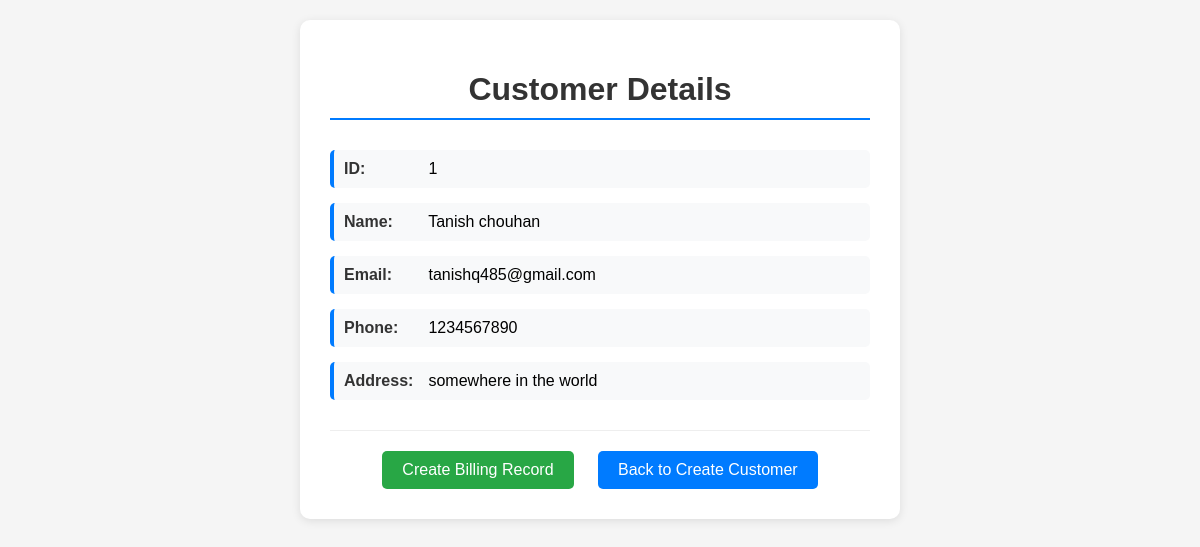
The page /customer/customer/1/ on the database its author committed.
### customerapp/models.py (models this page shows)
class Customer(models.Model):
    name = models.CharField(max_length=100)
    email = models.EmailField(unique=True)
    phone = models.CharField(max_length=15, unique=True)
    address = models.TextField()

### customerapp/views.py (the view)
# urls.py: path('customer/<int:customer_id>/', get_customer, name='get_customer'),
def get_customer(request, customer_id):
    customer = get_object_or_404(Customer, id=customer_id)
    return render(request, 'customer_detail.html', {'customer': customer})

### customerapp/templates/customer_detail.html (shortened to what this page needs)
<!DOCTYPE html>
<html lang="en">
<head>
</head>
<body>
    <div class="container">
        <h1>Customer Details</h1>
        <div class="customer-info">
            <div class="info-item">
                <strong>ID:</strong> {{ customer.id }}
            </div>
            <div class="info-item">
                <strong>Name:</strong> {{ customer.name }}
            </div>
            <div class="info-item">
                <strong>Email:</strong> {{ customer.email }}
            </div>
            <div class="info-item">
                <strong>Phone:</strong> {{ customer.phone }}
            </div>
            <div class="info-item">
                <strong>Address:</strong> {{ customer.address }}
            </div>
        </div>
        <div class="actions">
            <a href="{% url 'create_record' customer.id %}" class="btn btn-secondary">Create Billing Record</a>
            <a href="{% url 'create_customer' %}" class="btn">Back to Create Customer</a>
        </div>
    </div>
</body>
</html>

### customerapp/templates/customer_detail.html (style rules this page uses)
body { font-family: Arial, sans-serif; max-width: 600px; margin: 0 auto; padding: 20px; background-color: #f5f5f5; }
.container { background-color: white; padding: 30px; border-radius: 10px; box-shadow: 0 2px 10px rgba(0,0,0,0.1); }
h1 { color: #333; text-align: center; margin-bottom: 30px; border-bottom: 2px solid #007bff; padding-bottom: 10px; }
.customer-info { margin-bottom: 20px; }
.info-item { margin-bottom: 15px; padding: 10px; background-color: #f8f9fa; border-left: 4px solid #007bff; border-radius: 5px; }
.info-item strong { color: #333; display: inline-block; min-width: 80px; }
.actions { text-align: center; margin-top: 30px; padding-top: 20px; border-top: 1px solid #eee; }
.btn { display: inline-block; padding: 10px 20px; margin: 0 10px; background-color: #007bff; color: white; text-decoration: none; border-radius: 5px; border: none; cursor: pointer; }
.btn-secondary { background-color: #28a745; }

### rows shown on the page
Customer: id "1", name "Tanish chouhan", email "tanishq485@gmail.com", phone "1234567890", address "somewhere in the world"
